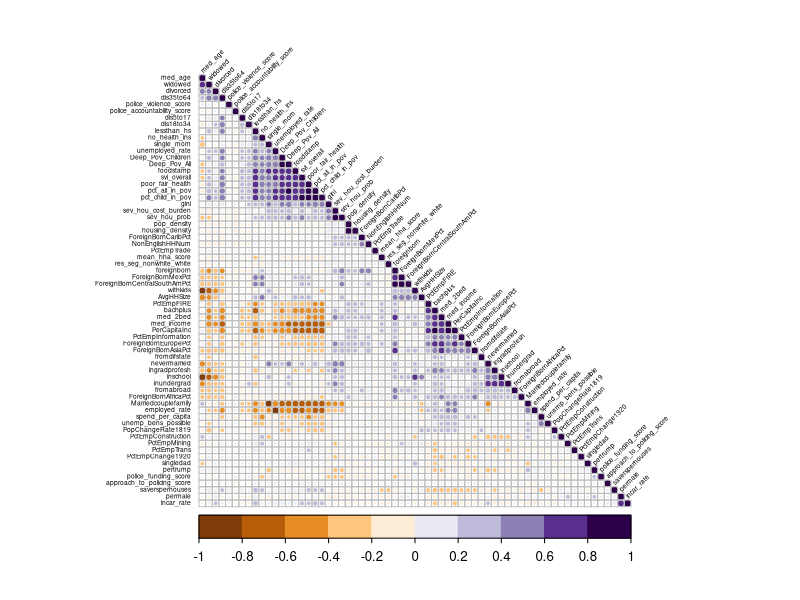

The R source for this figure:
## ---- chunk 1
library(corrplot)
library(tidyverse)
## ---- chunk 2
theft_train=read_csv("../data/clean/theft_train.csv")

theft_train = theft_train%>% select(-fips, -state, -county,-theftrate)

## ---- chunk 3
M = cor(theft_train)
## ---- chunk 4
corrplot(M, type = 'lower', order = 'hclust', tl.col = 'black',
         cl.ratio = 0.2, tl.srt = 45, col = COL2('PuOr', 10), tl.cex = 0.4)
